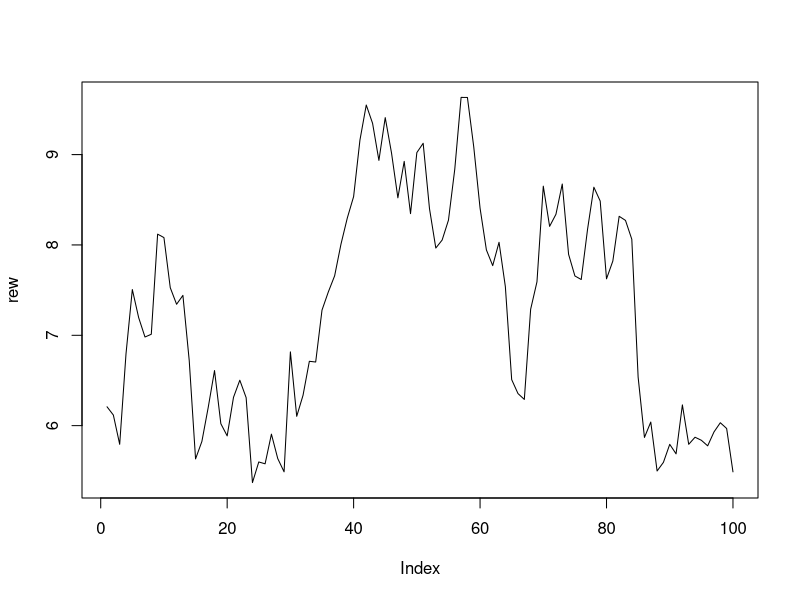
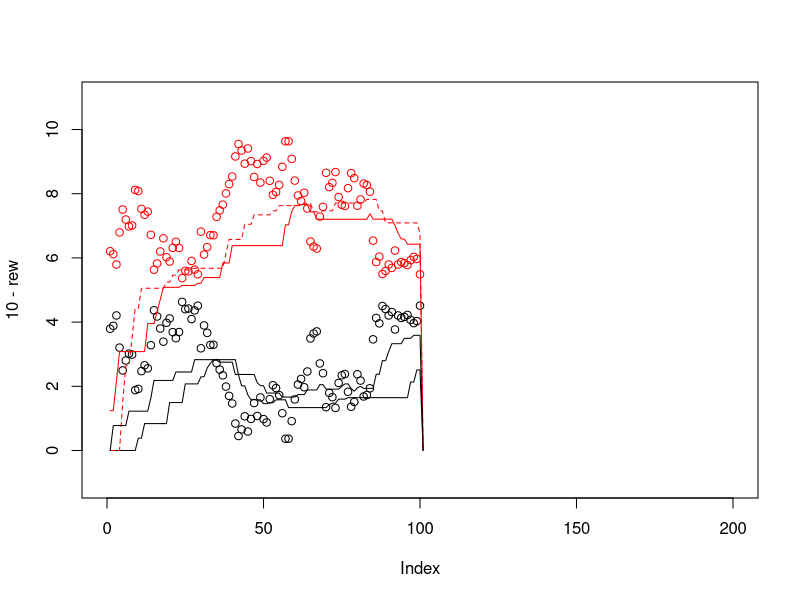

Recreate these plots in R, in order.
library(truncnorm)

# This is a Sarsa RL model to compute the optimal choiches in a simple game
# There are two states. In each state there are two options. The two options lead deterministically to one of the two pay-offs
# The pay-offs are static
# Variables
ntrial <- 100 # Total number of trials

# Rewards function
min_reward = 0
max_reward= 10
rew <- rep(0.0,ntrial)
rew[1] <- runif(1,min_reward,max_reward)
for(t in 2:ntrial) {
  rew[t] <- rtruncnorm(1,mean=rew[t-1],sd=.5,a=min_reward,b=max_reward)
}
plot(rew,type="l")
abline(h=5)

# define the task
states <- 1:4
actions <- 1:4
nstate <- length(states)
naction <- length(actions)
# initial state probabilities at the start of an episode
ps_0 <- rep(0.0,nstate)
ps_0[1:2] <- .5
# the following is an array with transition probabilities: [s,a,s'] (from (s,a) -> s')
s_sa <- array(0.0,dim=c(nstate,naction,nstate))
s_sa[1,1,3] <- s_sa[1,2,4] <- s_sa[2,3,3] <- s_sa[2,4,4] <- 1.0
# reward_function 
reward_function <- function(previous_state,previous_action,current_state,current_trial,rewards=rew) {
  reward <- 0
  if(current_state == 3) reward <- rewards[current_trial]
  if(current_state == 4) reward <- 10 - rewards[current_trial]
  return(reward)
}
# allowed actions
a_s <- rbind(
  c(1,1,0,0),
  c(0,0,1,1),
  c(0,0,0,0),
  c(0,0,0,0)
)

# SARSA learning
# Control parameters
alpha <- .2 # learning rate
beta <- 1 # softmax inverse temperature
lambda <- 0.9 # eligibility trace decay
gamma <- 0.90 # discount factor
# Q values
Q <- array(0.0,dim=c(nstate,naction))
# eligibiility traces
eligibility <- Q
# storing the end-of-episode Q values for later
Q_storage <- array(0.0,dim=c(nstate,naction,ntrial+1))

# simulation

for(t in 1:ntrial) {
  # reset eligibility traces
  eligibility[] <- 0
  # draw initial state
  next_state <- sample(states,size=1,prob=ps_0)
  # determine initial action
  p_act <- rep(0.0,length(actions))
  focalQ <- exp(beta*Q[which(states == next_state),a_s[which(states == next_state),]])
  p_act[as.logical(a_s[which(states == next_state),])] <- focalQ/sum(focalQ)
  next_action <- sample(actions,size=1,prob=p_act) # sample action with probabilities
  # start cycling through task until an end state is reached
  terminate <- FALSE
  while(!terminate) {
    # "take the current action"
    current_state <- next_state
    current_action <- next_action
    # determine next state
    next_state <- sample(states,size=1,prob=s_sa[current_state,current_action,])
    # "observe" reward received by transitioning to next_state
    current_reward <- reward_function(current_state,current_action,next_state,t)
    # are we transitioning to a terminal state?
    if(sum(a_s[which(states == next_state),]) == 0) {
      terminate <- TRUE
      next_action <- NA
    } else {
      # determine next action
      p_act <- rep(0.0,length(actions))
      focalQ <- exp(beta*Q[which(states == next_state),a_s[which(states == next_state),]])
      p_act[as.logical(a_s[which(states == next_state),])] <- focalQ/sum(focalQ)
      next_action <- sample(actions,size=1,prob=p_act) # sample action with probabilities
    }
    # compute 'Q error'
    delta <- current_reward + ifelse(!is.na(next_action),gamma*Q[next_state,next_action],0) - Q[current_state,current_action]
    # update eligibility trace
    eligibility[current_state,current_action] <- eligibility[current_state,current_action] + 1
    Q <- Q + alpha*delta*eligibility
    eligibility <- eligibility*gamma*lambda
  }
  Q_storage[,,t] <- Q
}

plot(10 - rew, xlim=c(0,200), ylim=c(-1,11))
points(rew,col="red")
lines(Q_storage[1,2,])
lines(Q_storage[1,1,],col="red")
lines(Q_storage[2,3,],col="red",lty=2)
lines(Q_storage[2,4,])
